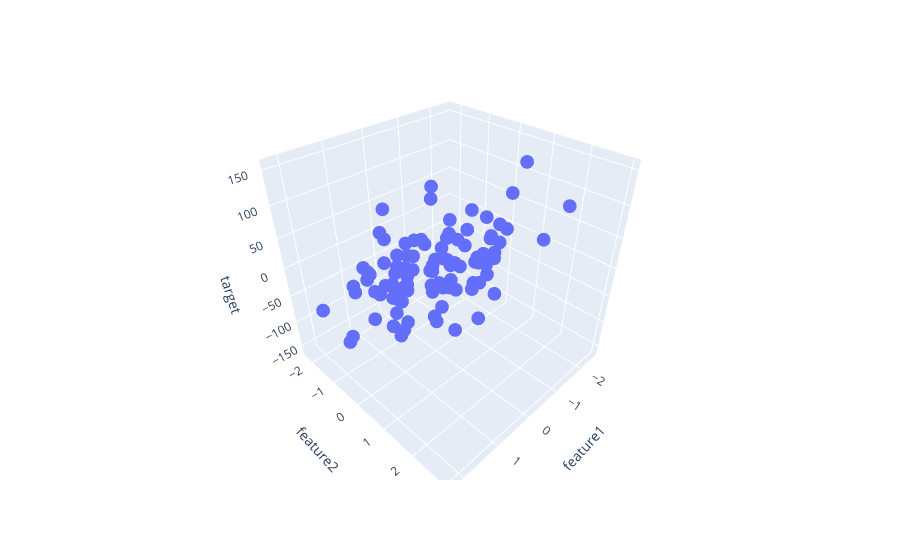

This figure's notebook cell:
### Code cell
fig = px.scatter_3d(df, x='feature1', y='feature2', z='target') # Scatter plot showing all three points in 3D 

fig.show()
